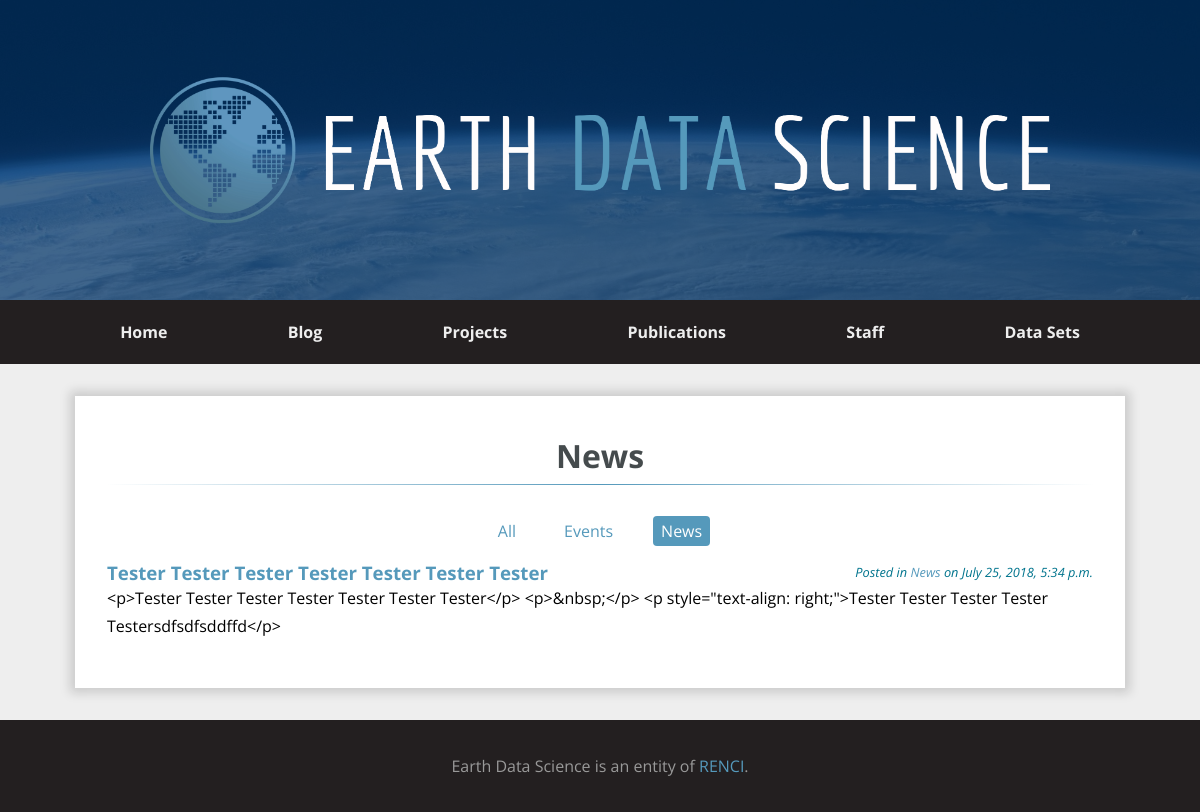
The page /blog/category/news on the database its author committed.
### blog/models.py (models this page shows, shortened)
class Category(models.Model):
    title = models.CharField(max_length=255,null=False)
    description = models.CharField(max_length=255)
    slug = models.SlugField(max_length=255, unique=True)
    create_date = models.DateTimeField(auto_now_add=True)
    update_date = models.DateTimeField(auto_now=True)
    class Meta:
        verbose_name_plural = "Categories"
        ordering = ['title']
    def __str__(self):
        return self.title

class Post(models.Model):
    STATUS_CHOICES = (
        ('Draft', 'Draft'),
        ('Published', 'Published'),
    )
    title = models.CharField(max_length=255,null=False)
    slug = models.SlugField(max_length=255, unique=True)
    body = models.TextField()
    category = models.ForeignKey(Category, on_delete=models.SET_NULL, blank=True, null=True)
    photo = models.ImageField(upload_to='post_pics', blank=True)
    status = models.CharField(max_length=10, choices=STATUS_CHOICES, default='Draft')
    create_date = models.DateTimeField(auto_now_add=True)
    update_date = models.DateTimeField(auto_now=True)
    publish_date = models.DateTimeField(blank=True, null=True)
    objects = PostManager()
    class Meta:
        ordering = ['-create_date']

### blog/views.py (the view)
# urls.py: path('category/<slug:category_slug>', views.category, name='category'),
def category(request, category_slug):
    category = get_object_or_404(Category, slug=category_slug)
    categories = get_list_or_404(Category)
    posts = get_list_or_404(Post.objects.published(), category=category.pk)
    context = {
        'category': category,
        'categories': categories,
        'posts': posts,
    }
    return render(request, 'blog/category.html', context)

### blog/models.py (called while the page is built)
    def published(self):
        return self.filter(status='Published').filter(publish_date__lte=timezone.now())

### templates/blog/category.html (shortened to what this page needs)
{% extends 'no_sidebar.html' %}
{% block content %}
    <h1 class="page-title">{{ category.title }}</h1>
    <div class="posts">
        <ul class="posts__filters">
            <li class="posts__filters__item">
                <a href="{% url 'blog:index' %}">All</a>
            </li>
            {% for cat in categories %}
                <li class="posts__filters__item">
                    <a href="{% url 'blog:category' cat.slug %}" class="{% if category.pk == cat.pk %}active{% endif %}">{{ cat.title }}</a>
                </li>
            {% endfor %}
        </ul>
        {% for post in posts %}
            <div class="post">
                <div class="post__heading">
                    <h3 class="post__title">
                        <a href="{% url 'blog:detail' post.slug %}">{{ post.title }}</a>
                    </h3>
                    <div class="post__meta">
                        Posted in <a href="{% url 'blog:category' post.category.slug %}">{{ post.category }}</a>
                        on {{ post.publish_date }}
                    </div>
                </div>
                <div class="post__summary">
                    {{ post.body|truncatewords_html:30 }}
                </div>
            </div>
        {% endfor %}
    </div>
{% endblock content %}

### static-assets/css/style.css (style rules this page uses)
body::after { content: ''; background-color: #231f20; position: fixed; left: 0; top: 0; width: 0; height: 0; z-index: 1; opacity: 0; transition: opacity 1000ms; }
.posts .posts__filters { list-style: none; display: flex; flex-direction: row; justify-content: center; }
.posts .posts__filters .posts__filters__item { margin: 0 1rem; }
.posts .posts__filters .posts__filters__item a { padding: 0.25rem 0.5rem; }
.posts .posts__filters .posts__filters__item a.active { color: #fff; border-radius: 4px; background-color: #59b; }
.posts .post { border: 0; margin: 1rem 0; padding: 0; flex: 1; }
.posts .post .post__heading { display: flex; flex-direction: row; }
.posts .post .post__title { line-height: 1.25; flex: 1; }
.posts .post .post__meta { font-size: 0.8em; text-align: right; color: #00748d; font-style: italic; }
*, *::before, *::after { box-sizing: border-box; }
body { font-family: "Open Sans", sans-serif; margin: 0; line-height: 1.75; display: flex; min-height: 100vh; flex-direction: column; background-color: #eee; }
h1, h2, h3, h4, h5, h6 { margin: 0; color: #454B4D; }
a, a:hover, a:visited, a:hover { text-decoration: none; color: #59b; }
ul { margin: 0; padding: 0; list-style: none; }
.page-title { font-family: "Open Sans", sans-serif; text-align: center; border-image-slice: 1; border-image-source: -webkit-linear-gradient(right, #fff, #59b, #fff); border-image-source: -o-linear-gradient(right, #fff, #59b, #fff); border-image-source: linear-gradient(right, #fff, #59b, #fff); border-bottom: 1px solid #ccc; position: relative; padding: 0 1rem; margin-bottom: 2rem; z-index: 0; display: inline; }

### rows shown on the page
Category: title "News"
Category: title "Events"
Post: title "Tester Tester Tester Tester Tester Tester Tester", category "News", publish_date "July 25, 2018, 5:34 p.m.", body "<p>Tester Tester Tester Tester Tester Tester Tester</p> <p>&nbsp;</p> <p style=\"text-align: right;\">Tester Tester Tester Tester Testersdfsdfsddffd</p>"
